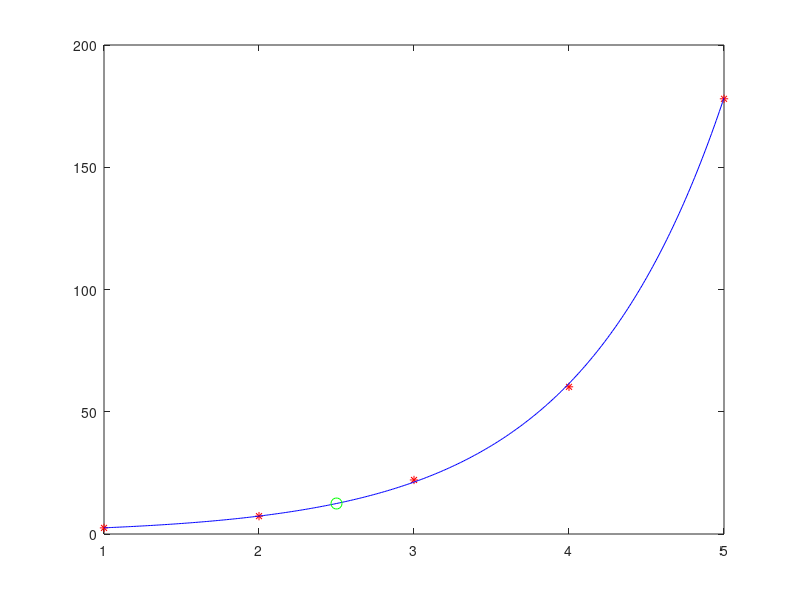

Write the MATLAB code that produced this figure.
clear; close all; clc;

% POLINÔMIO DE GRAU 2 

% Dados exatos da Questão 3 (Prova 2)
x = [-0.950, -0.650, -0.350, -0.050, 0.250, 0.550, 0.850, 1.150, 1.450];
y = [-2.5693, -2.0106, -1.6086, -1.4191, -1.3293, -1.3273, -1.4820, -1.8511, -2.3839];
x_alvo = 0.3;

n = length(x);

% Montagem manual do sistema 3x3 para o grau 2
A = [sum(x.^4) sum(x.^3) sum(x.^2);
     sum(x.^3) sum(x.^2) sum(x);
     sum(x.^2) sum(x)    n];

B = [sum(x.^2 .* y); sum(x .* y); sum(y)];

K = A \ B;
a = K(1); b = K(2); c = K(3);

% Cálculo no ponto solicitado
y_alvo = a*(x_alvo^2) + b*x_alvo + c;

% Saída de resultados no Console
fprintf('Valor aproximado para x = %.1f é: %.6f\n\n', x_alvo, y_alvo);

% Gráfico
dominio = min(x):0.01:max(x);
imagem = a*(dominio.^2) + b*dominio + c;
plot(x, y, 'r*', dominio, imagem, 'b-', x_alvo, y_alvo, 'go', 'MarkerSize', 8);




% POLINÔMIO UNIVERSAL 

x = [-0.950, -0.650, -0.350, -0.050, 0.250, 0.550, 0.850, 1.150, 1.450];
y = [-2.5693, -2.0106, -1.6086, -1.4191, -1.3293, -1.3273, -1.4820, -1.8511, -2.3839];
x_alvo = 0.3;

grau = 1; % <--- Mude aqui: 1 para Reta, 2 para Parábola, 3 para Cúbica.

n = length(x);
A = zeros(grau + 1, grau + 1);
B = zeros(grau + 1, 1);

% Loops para montar as somas dinamicamente
for l = 1:(grau + 1)
    for c = 1:(grau + 1)
        potencia = (grau + 1 - l) + (grau + 1 - c);
        A(l, c) = sum(x.^potencia);
    end
    potencia_b = grau + 1 - l;
    B(l) = sum((x.^potencia_b) .* y);
end

K = A \ B; % Coeficientes retornados em ordem decrescente de potência
y_alvo = polyval(K, x_alvo); % Função nativa que avalia o polinômio K no ponto

fprintf('Valor aproximado para x = %.1f é: %.6f\n\n', x_alvo, y_alvo);
dominio = min(x):0.01:max(x);
imagem = polyval(K, dominio);
plot(x, y, 'r*', dominio, imagem, 'b-', x_alvo, y_alvo, 'go', 'MarkerSize', 8);


% EXPONENCIAL

% ATENÇÃO: Modelos exponenciais purificados exigem que todos os Y sejam POSITIVOS!

% Dados fictícios condizentes com um crescimento exponencial
x = [1.0, 2.0, 3.0, 4.0, 5.0];
y = [2.5, 7.3, 22.1, 60.2, 178.0]; 
x_alvo = 2.5;

n = length(x);
z = log(y); 

% Monta o sistema 2x2 clássico da Reta (Grau 1) usando 'z'
A = [sum(x.^2) sum(x); 
     sum(x)    n];
B = [sum(x.*z); sum(z)];

K = A \ B;
b_expoente = K(1);         
a_coeficiente = exp(K(2)); % 

y_alvo = a_coeficiente * exp(b_expoente * x_alvo);

fprintf('Valor aproximado para x = %.1f é: %.6f\n\n', x_alvo, y_alvo);

dominio = min(x):0.01:max(x);
imagem = a_coeficiente * exp(b_expoente * dominio);
plot(x, y, 'r*', dominio, imagem, 'b-', x_alvo, y_alvo, 'go', 'MarkerSize', 8);
